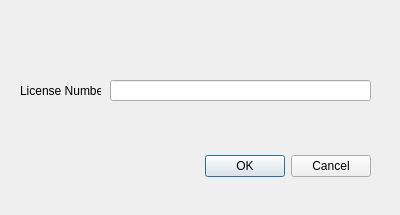
<?xml version="1.0" encoding="UTF-8"?>
<ui version="4.0">
 <class>Dialog</class>
 <widget class="QDialog" name="Dialog">
  <property name="geometry">
   <rect>
    <x>0</x>
    <y>0</y>
    <width>400</width>
    <height>215</height>
   </rect>
  </property>
  <property name="windowTitle">
   <string>Dialog</string>
  </property>
  <widget class="QDialogButtonBox" name="RemoveButtonBox">
   <property name="geometry">
    <rect>
     <x>30</x>
     <y>150</y>
     <width>341</width>
     <height>32</height>
    </rect>
   </property>
   <property name="orientation">
    <enum>Qt::Horizontal</enum>
   </property>
   <property name="standardButtons">
    <set>QDialogButtonBox::Cancel|QDialogButtonBox::Ok</set>
   </property>
  </widget>
  <widget class="QLabel" name="label">
   <property name="geometry">
    <rect>
     <x>20</x>
     <y>80</y>
     <width>81</width>
     <height>21</height>
    </rect>
   </property>
   <property name="text">
    <string>License Number:</string>
   </property>
  </widget>
  <widget class="QLineEdit" name="remLicNr">
   <property name="geometry">
    <rect>
     <x>110</x>
     <y>80</y>
     <width>261</width>
     <height>21</height>
    </rect>
   </property>
  </widget>
 </widget>
 <resources/>
 <connections>
  <connection>
   <sender>RemoveButtonBox</sender>
   <signal>accepted()</signal>
   <receiver>Dialog</receiver>
   <slot>accept()</slot>
   <hints>
    <hint type="sourcelabel">
     <x>248</x>
     <y>254</y>
    </hint>
    <hint type="destinationlabel">
     <x>157</x>
     <y>274</y>
    </hint>
   </hints>
  </connection>
  <connection>
   <sender>RemoveButtonBox</sender>
   <signal>rejected()</signal>
   <receiver>Dialog</receiver>
   <slot>reject()</slot>
   <hints>
    <hint type="sourcelabel">
     <x>316</x>
     <y>260</y>
    </hint>
    <hint type="destinationlabel">
     <x>286</x>
     <y>274</y>
    </hint>
   </hints>
  </connection>
 </connections>
</ui>
